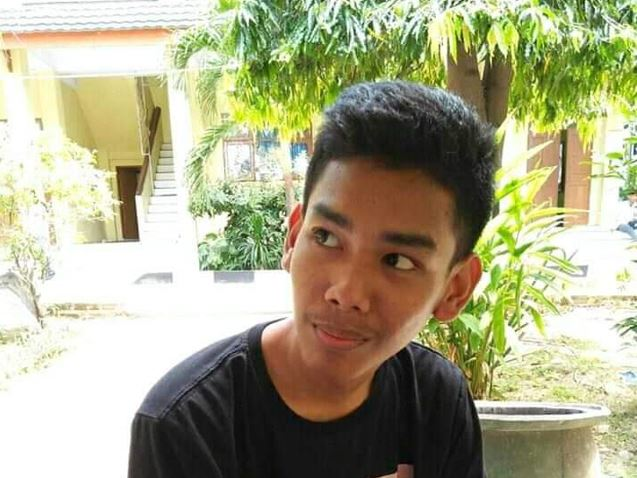
#> input picture fahrul.JPG, 637 x 478 px
$ python ConstrastStretching.py
#> lines starting #> are read from the running program, lines starting #| are printed output that depends on the picture
import numpy
import matplotlib.pyplot as plt
from copy import deepcopy
from PIL import Image

def getGrayColor(rgb):
    return rgb[0]
def setGrayColor(color):
    return [color, color, color]

img = Image.open('fahrul.JPG')
#> img is the input picture: PIL image 637x478 RGB; mean R, G, B 169.7, 168, 135.9
img = numpy.asarray(img)

# copy list not reference
ct = deepcopy(img)
r1 = 100
s1 = 50
r2 = 150
s2 = 200

for i in range(len(img)):
    for j in range(len(img[i])):
        x = getGrayColor(img[i][j])
        if(0 <= x and x <= r1):
            ct[i][j] = setGrayColor(s1/r1 * x)
        elif(r1 < x and x <= r2):
            ct[i][j] = setGrayColor(((s2 - s1)/(r2 - r1)) * (x - r1) + s1)
        elif(r2 < x and x <= 255):
            ct[i][j] = setGrayColor(((255 - s2)/(255 - r2)) * (x - r2) + s2)
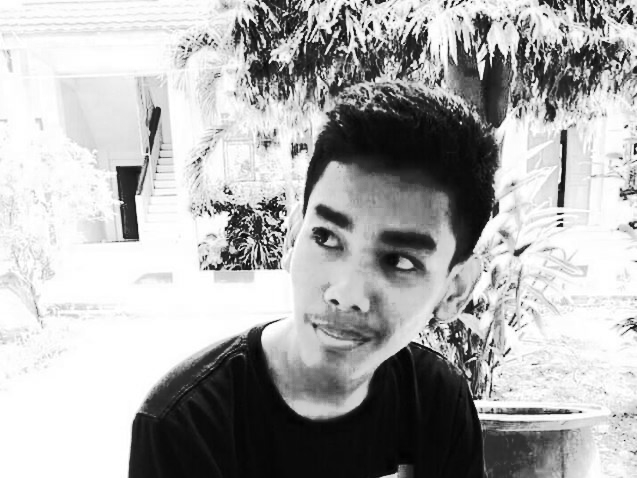
#> ct: shape (478, 637, 3); min 0, max 255, mean 173.3

plt.subplot(2, 2, 1)
plt.imshow(img)
plt.subplot(2, 2, 2)
plt.imshow(ct)
plt.show()
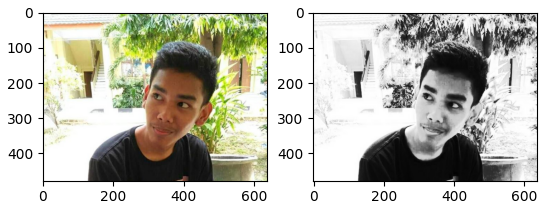
#> figure drawn by matplotlib, 2 panels

$ run again, with pantai1.PNG saved as fahrul.JPG
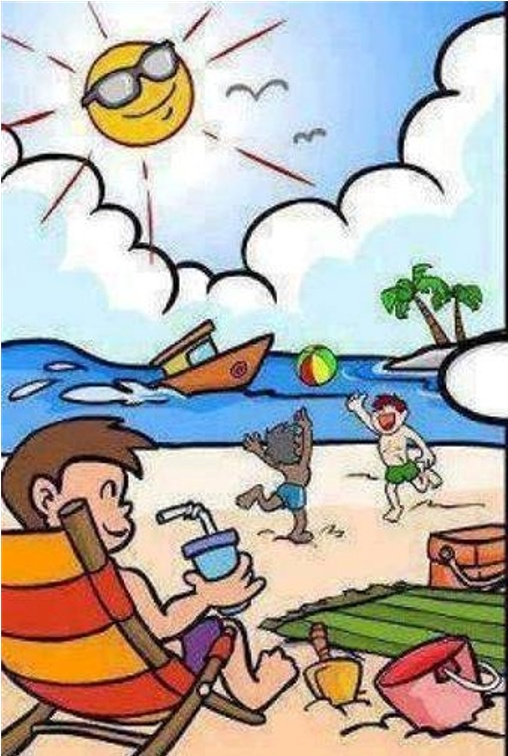
#> input picture pantai1.PNG, 508 x 756 px
#> img is the input picture: PIL image 508x756 RGB; mean R, G, B 179, 174.3, 169.3
#> after the loop `for i in range(len(img)):`:
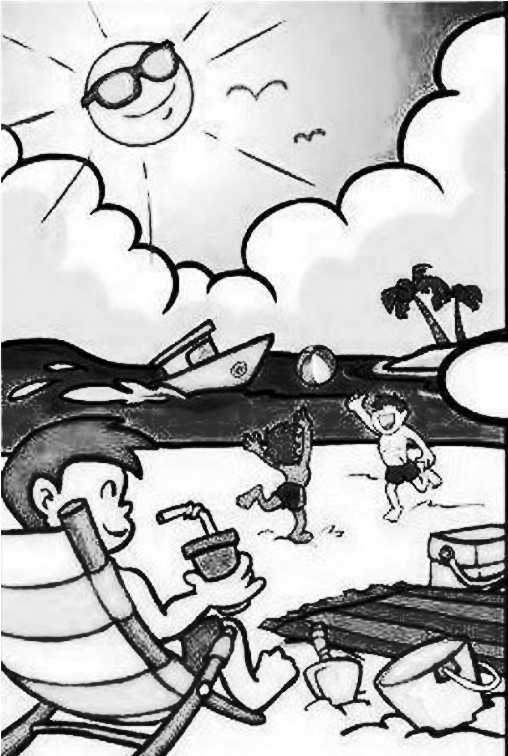
#> ct: shape (756, 508, 3); min 0, max 255, mean 183.1
#> `plt.show()`:
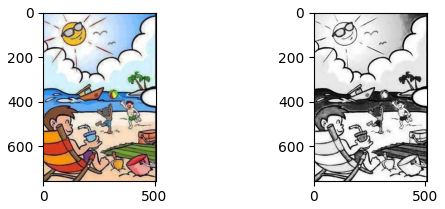
#> figure drawn by matplotlib, 2 panels

$ run again, with senyum2.PNG saved as fahrul.JPG
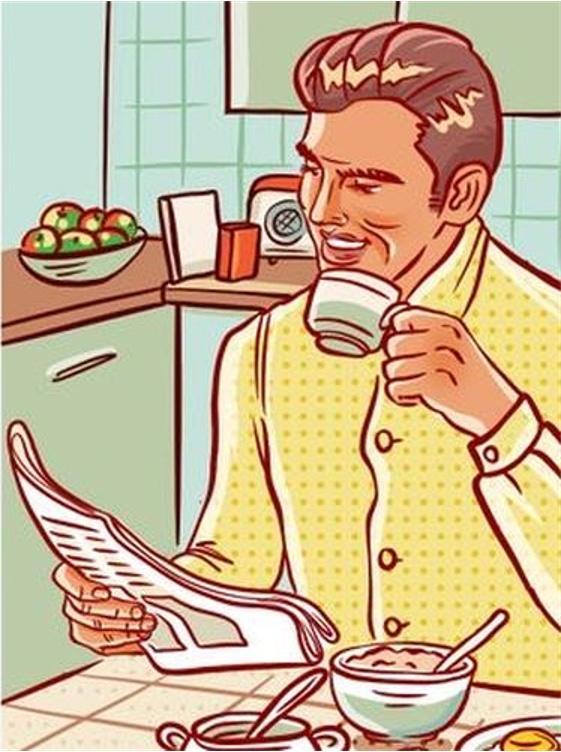
#> input picture senyum2.PNG, 561 x 752 px
#> img is the input picture: PIL image 561x752 RGB; mean R, G, B 202, 179.4, 145.7
#> after the loop `for i in range(len(img)):`:
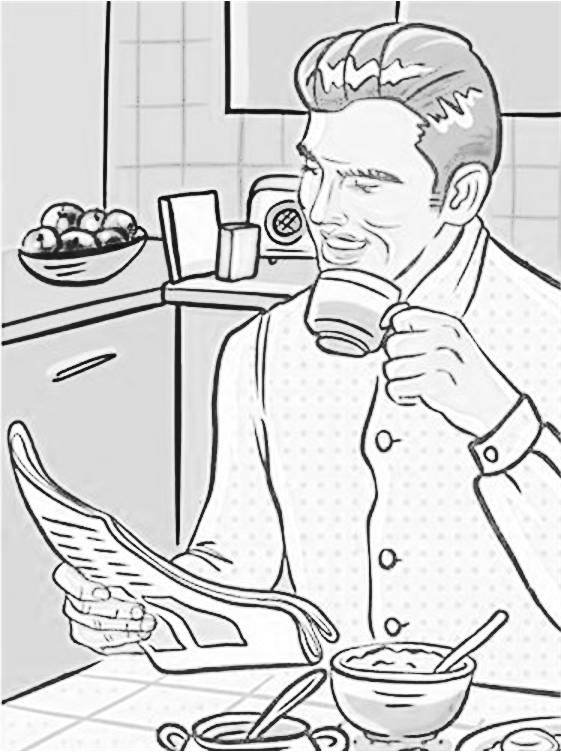
#> ct: shape (752, 561, 3); min 6, max 255, mean 214.6
#> `plt.show()`:
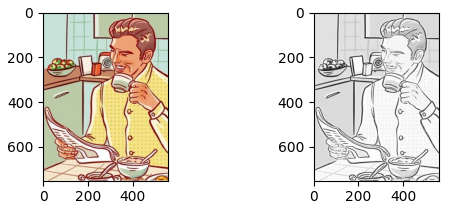
#> figure drawn by matplotlib, 2 panels
